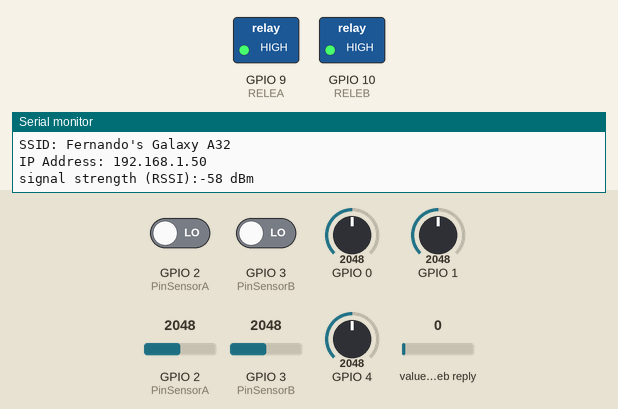
The sketch below on a simulated ESP32-S3. Parts: switched loads named in the sketch (green lamp = pin HIGH), the last lines printed to the serial monitor. The test bench sets the inputs (shaded band); at power-on: GPIO 0 = 2048, GPIO 1 = 2048, GPIO 2 (PinSensorA) LOW, GPIO 2 (PinSensorA) = 2048, GPIO 3 (PinSensorB) LOW, GPIO 3 (PinSensorB) = 2048, GPIO 4 = 2048, value in the web reply 0. WiFi joins after 1.5 s; servers stay silent unless stated; web services answer with replies made up by the test bench.

Above: at 20.7 s.
At 22.4 s:
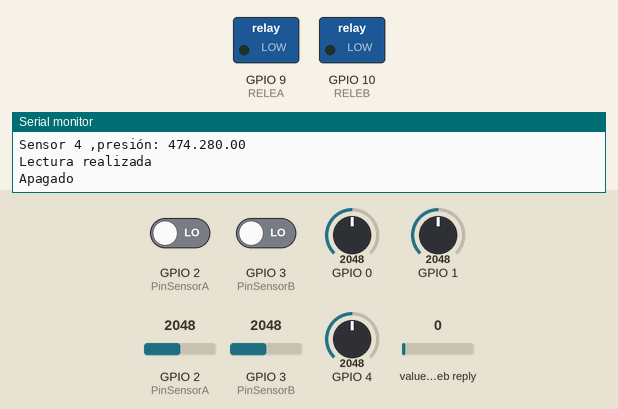
Timing chart, 0 to 31.4 s (numbered marks = the images above):
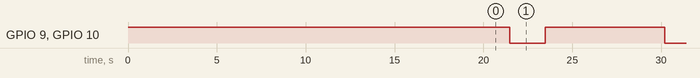

Measured:
- by itself, GPIO 9 (RELEA), GPIO 10 (RELEB): alternates HIGH for 6.7 s and LOW for 2.0 s

The sketch:

ProyectoVTS_leer_escribir.ino
```cpp
//Proyecto
//Dr. Fernando Aldana Franco, Dr. José Gustavo Leyva Retureta, Dr. Carlos Alberto Mora Barradas.
//Junio 2022
//Universidad Veracruzana.
//Sensores y actuadores
//5 de presión
//2 caudalímetros
//2 electroválvulas
//ThingSpeak
#include <WiFi.h>
#include "ThingSpeak.h" // always include thingspeak header file after other header files and custom macros

//Wifi
char ssid[] = "Fernando's Galaxy A32";      // your network SSID (name)
char pass[] = "gxho1218";   // your network password

//char ssid[] = "INFINITUMA30D";      // your network SSID (name)
//char pass[] = "Hf5Cy6Jg6a";   // your network password
int status = WL_IDLE_STATUS;
//WiFiServer server(80);
WiFiClient  client;
String myStatus = "";

//ThingSpeak Write
unsigned long myChannelNumber = 1780484;
const char * myWriteAPIKey = "A0UDA6NTNMRGTI7I";

//Think Speak Read
unsigned long myChannelNumberRead = 1784069;
const char * myCounterReadAPIKey = "DFRCDBAFB31MP1TK";
unsigned int counterFieldNumber = 1;

//actuadores
#define RELEA 9
#define RELEB 10
const int TIEMPO_DE_LLENADO = 2000;
const int TIEMPO_ESPERA = 3000;

//Sensores de flujo
volatile int NumPulsosA; //variable para la cantidad de pulsos recibidos
volatile int NumPulsosB; //variable para la cantidad de pulsos recibidos
int frecuenciaA, frecuenciaB;
int PinSensorA = 2;    //Sensor conectado en el pin 2
int PinSensorB = 3;    //Sensor conectado en el pin 2
float factor_conversion=7.5; //para convertir de frecuencia a caudal
float caudal_L_m[2];
float caudal_L_h[2];

//Sensor presión
float A6Value[5], kPa[5];


void setup() {
  // put your setup code here, to run once:
  pinMode(RELEA, OUTPUT);//Define el pin RELE como salida
  digitalWrite(RELEA, HIGH);//Rele inicia apagado
  pinMode(RELEB, OUTPUT);//Define el pin RELE como salida
  digitalWrite(RELEB, HIGH);//Rele inicia apagado
  pinMode(PinSensorA, INPUT);
  pinMode(PinSensorB, INPUT);
  attachInterrupt(digitalPinToInterrupt(2),ContarPulsos1,RISING); //(Interrupcion 0(Pin2),funcion,Flanco de subida)
  attachInterrupt(digitalPinToInterrupt(3),ContarPulsos2,RISING); //(Interrupcion 0(Pin3),funcion,Flanco de subida)
  Serial.begin(9600);
  //Conecta a WIFI
  // check for the presence of the shield:
  if (WiFi.status() == WL_NO_SHIELD) {
    Serial.println("WiFi shield not present");
    // don't continue:
    while (true);
  }

  String fv = WiFi.firmwareVersion();
  if (fv != "1.1.0") {
    Serial.println("Please upgrade the firmware");
  }

  // attempt to connect to Wifi network:
  while (status != WL_CONNECTED) {
    Serial.print("Attempting to connect to SSID: ");
    Serial.println(ssid);
    // Connect to WPA/WPA2 network. Change this line if using open or WEP network:
    status = WiFi.begin(ssid, pass);

    // wait 10 seconds for connection:
    delay(10000);
  }
  //server.begin();
  //Coencta a ThingSpeak
  ThingSpeak.begin(client);  // Initialize ThingSpeak
  // you're connected now, so print out the status:
  printWifiStatus();
}

void loop() {
  sensor_caudal();
  sensor_presion();
  actuacion();
  ThingSpeak.setField(1, caudal_L_m[0]);
  ThingSpeak.setField(2, caudal_L_m[1]);
  //ThingSpeak.setField(3, caudal_L_h[0]);
  //ThingSpeak.setField(4, caudal_L_h[1]);
  ThingSpeak.setField(3, kPa[0]);
  ThingSpeak.setField(4, kPa[1]);
  ThingSpeak.setField(5, kPa[2]);
  ThingSpeak.setField(6, kPa[3]);
  ThingSpeak.setField(7, kPa[4]);
  // write to the ThingSpeak channel
  int x = ThingSpeak.writeFields(myChannelNumber, myWriteAPIKey);
  if(x == 200){
    Serial.println("Channel update successful.");
  }
  else{
    Serial.println("Problem updating channel. HTTP error code " + String(x));
  }

  delay(2000); // Wait 1 seconds to update the channel again

}


//Función de WIFI
void printWifiStatus() {
  // print the SSID of the network you're attached to:
  Serial.print("SSID: ");
  Serial.println(WiFi.SSID());

  // print your WiFi shield's IP address:
  IPAddress ip = WiFi.localIP();
  Serial.print("IP Address: ");
  Serial.println(ip);

  // print the received signal strength:
  long rssi = WiFi.RSSI();
  Serial.print("signal strength (RSSI):");
  Serial.print(rssi);
  Serial.println(" dBm");
}

//---Función que se ejecuta en interrupción sensor flujo A---------------
void ContarPulsos1 (void)
{
  NumPulsosA++;  //incrementamos la variable de pulsos
  //timeCounter = millis();
}

//---Función que se ejecuta en interrupción sensor flujo B---------------
void ContarPulsos2 (void)
{
  NumPulsosB++;  //incrementamos la variable de pulsos
  //timeCounter = millis();
}
//---Función para obtener frecuencia de los pulsos sensor flujo--------
void ObtenerFrecuencia()
{
  NumPulsosA = 0;   //Ponemos a 0 el número de pulsos
  NumPulsosB = 0;   //Ponemos a 0 el número de pulsos
  //interrupts();    //Habilitamos las interrupciones
  delay(1000);   //muestra de 1 segundo
  //noInterrupts(); //Desabilitamos las interrupciones
  frecuenciaA=NumPulsosA; //Hz(pulsos por segundo)
  frecuenciaB=NumPulsosB; //Hz(pulsos por segundo)
}
//Función de sensado y acondocionamiento de señal sensores flujo
void sensor_caudal(void){
  ObtenerFrecuencia(); //obtenemos la Frecuencia de los pulsos en Hz
  caudal_L_m[0]=frecuenciaA/factor_conversion; //calculamos el caudal en L/m
  caudal_L_m[1]=frecuenciaB/factor_conversion; //calculamos el caudal en L/m
  caudal_L_h[0]=caudal_L_m[0]*60; //calculamos el caudal en L/h
  caudal_L_h[1]=caudal_L_m[1]*60; //calculamos el caudal en L/h
  //-----Enviamos por el puerto serie---------------

  Serial.println();
  Serial.print (caudal_L_m[0],3);
  Serial.print (" L/m\t, ");
  Serial.println();
  Serial.print (caudal_L_m[1],3);
  Serial.print (" L/m\t");
  Serial.println();
  Serial.println (caudal_L_h[0],3);
  Serial.print ("L/h, ");
  Serial.println();
  Serial.print (caudal_L_h[1],3);
  Serial.print ("L/h");
}


//Función de sensado y acondocionamiento de señal sensores presión
void sensor_presion(void){
  int i;
  for(i=0;i<5;i++){
      A6Value[i] = analogRead(i);
      kPa[i] = (A6Value[i]*(0.00488)/(0.022)+20);
      Serial.println();
      Serial.print("Sensor ");
      Serial.print(i);
      Serial.print(" ,presión: ");
      Serial.print(kPa[i]);
    }
}

void actuacion(void){
  int statusCode = 0;
  float Resultado = ThingSpeak.readFloatField(myChannelNumberRead, counterFieldNumber, myCounterReadAPIKey);
  Serial.println(Resultado);
   // Check the status of the read operation to see if it was successful
  statusCode = ThingSpeak.getLastReadStatus();
  if(statusCode == 200){
    Serial.println("Lectura realizada");
    if(Resultado==1)Serial.println("*******************Lectura = 1++++++++++++++" );
  }
  else{
    Serial.println("Problem reading channel. HTTP error code " + String(statusCode));
  }
  Serial.println("Apagado");
  digitalWrite(RELEA, LOW);//Enciende el rele
  digitalWrite(RELEB, LOW);//Enciende el rele
  delay(TIEMPO_DE_LLENADO);//Espera el tiempo de llenado
  Serial.println("Encendido");
  digitalWrite(RELEA, HIGH);//Apaga el rele
  digitalWrite(RELEB, HIGH);//Apaga el rele
  delay(TIEMPO_ESPERA);//Tiempo de espera antes de repetir el proceso
}
```
